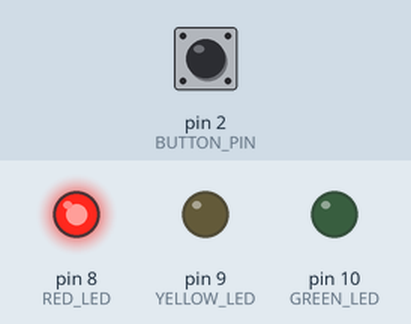
This sketch was run on a simulated Arduino Uno, built with avr-gcc and run on an emulated ATmega328P. Parts: output pins drawn as LEDs (lit = HIGH). The inputs (shaded band) are chosen by the test bench; at power-on: pin 2 (BUTTON_PIN) HIGH.

Above: at 2.5 s.
At 7.4 s:
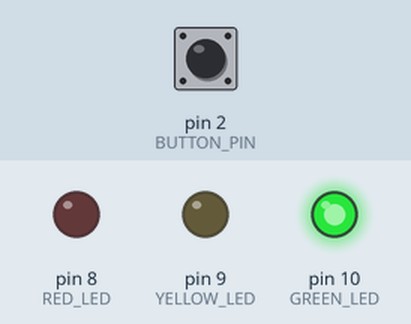
At 10.9 s:
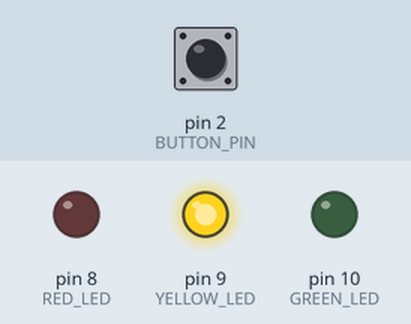
Timing chart, 0 to 15.6 s (numbered marks = the images above):
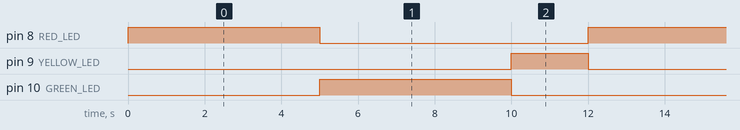

Measured:
- by itself, pin 8 (RED_LED), pin 10 (GREEN_LED): alternates HIGH for 5.0 s and LOW for 7.0 s
- by itself, pin 9 (YELLOW_LED): alternates HIGH for 2.0 s and LOW for 10.0 s
- by itself, everything shown: repeats every 12.0 s, in 3 steps

The sketch:

pedestrian_traffic_light.ino
```cpp
/*
  IoT Student Lab
  Project 04: Pedestrian Traffic Light

  Platform: Arduino Uno
  Concept: Digital Input + Conditions + Decision Making

  Learning:
  - Reading a push button
  - Using digitalRead()
  - Using INPUT_PULLUP
  - Using if conditions
  - Responding to user input
  - Combining inputs and outputs
*/

const int RED_LED = 8;
const int YELLOW_LED = 9;
const int GREEN_LED = 10;

const int BUTTON_PIN = 2;

// Normal traffic timing.
const unsigned long RED_TIME = 5000;
const unsigned long GREEN_TIME = 5000;
const unsigned long YELLOW_TIME = 2000;

// Extra red time after a pedestrian request.
const unsigned long PEDESTRIAN_TIME = 5000;

void setup() {

  pinMode(RED_LED, OUTPUT);
  pinMode(YELLOW_LED, OUTPUT);
  pinMode(GREEN_LED, OUTPUT);

  // Button is connected between D2 and GND.
  // INPUT_PULLUP keeps the input HIGH normally
  // and LOW when the button is pressed.
  pinMode(BUTTON_PIN, INPUT_PULLUP);

  allLightsOff();
}

void loop() {

  // RED state
  setLights(HIGH, LOW, LOW);
  delay(RED_TIME);

  // GREEN state
  setLights(LOW, LOW, HIGH);

  unsigned long greenStart = millis();

  while (millis() - greenStart < GREEN_TIME) {

    // Button pressed?
    if (digitalRead(BUTTON_PIN) == LOW) {

      // Give the system a short yellow transition.
      setLights(LOW, HIGH, LOW);
      delay(YELLOW_TIME);

      // Stop traffic for the pedestrian crossing.
      setLights(HIGH, LOW, LOW);
      delay(PEDESTRIAN_TIME);

      return;
    }
  }

  // Normal transition to yellow.
  setLights(LOW, HIGH, LOW);
  delay(YELLOW_TIME);
}

void setLights(int redState, int yellowState, int greenState) {

  digitalWrite(RED_LED, redState);
  digitalWrite(YELLOW_LED, yellowState);
  digitalWrite(GREEN_LED, greenState);
}

void allLightsOff() {

  setLights(LOW, LOW, LOW);
}
```
